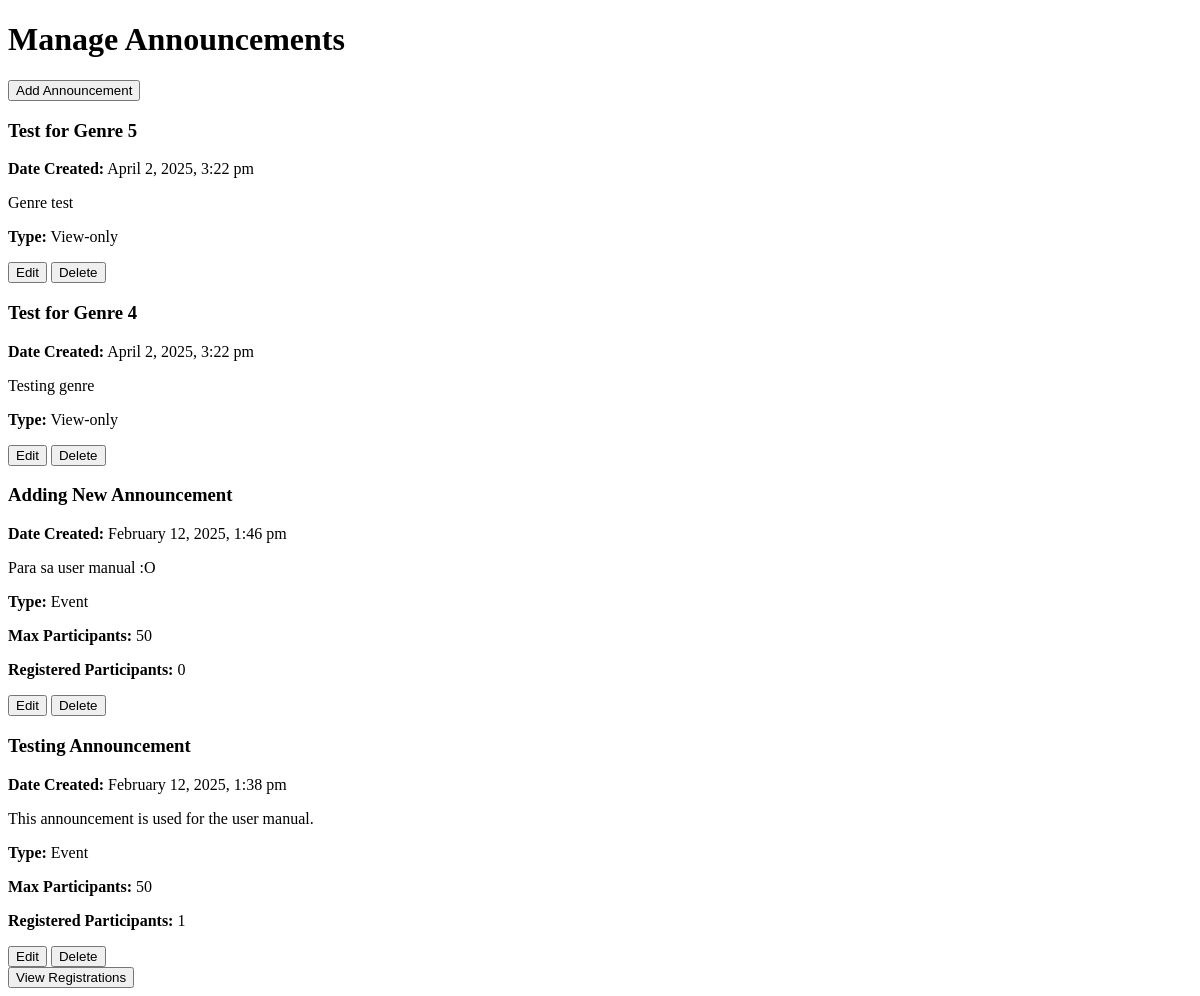
The app's page /admin.php (signed in), older data.
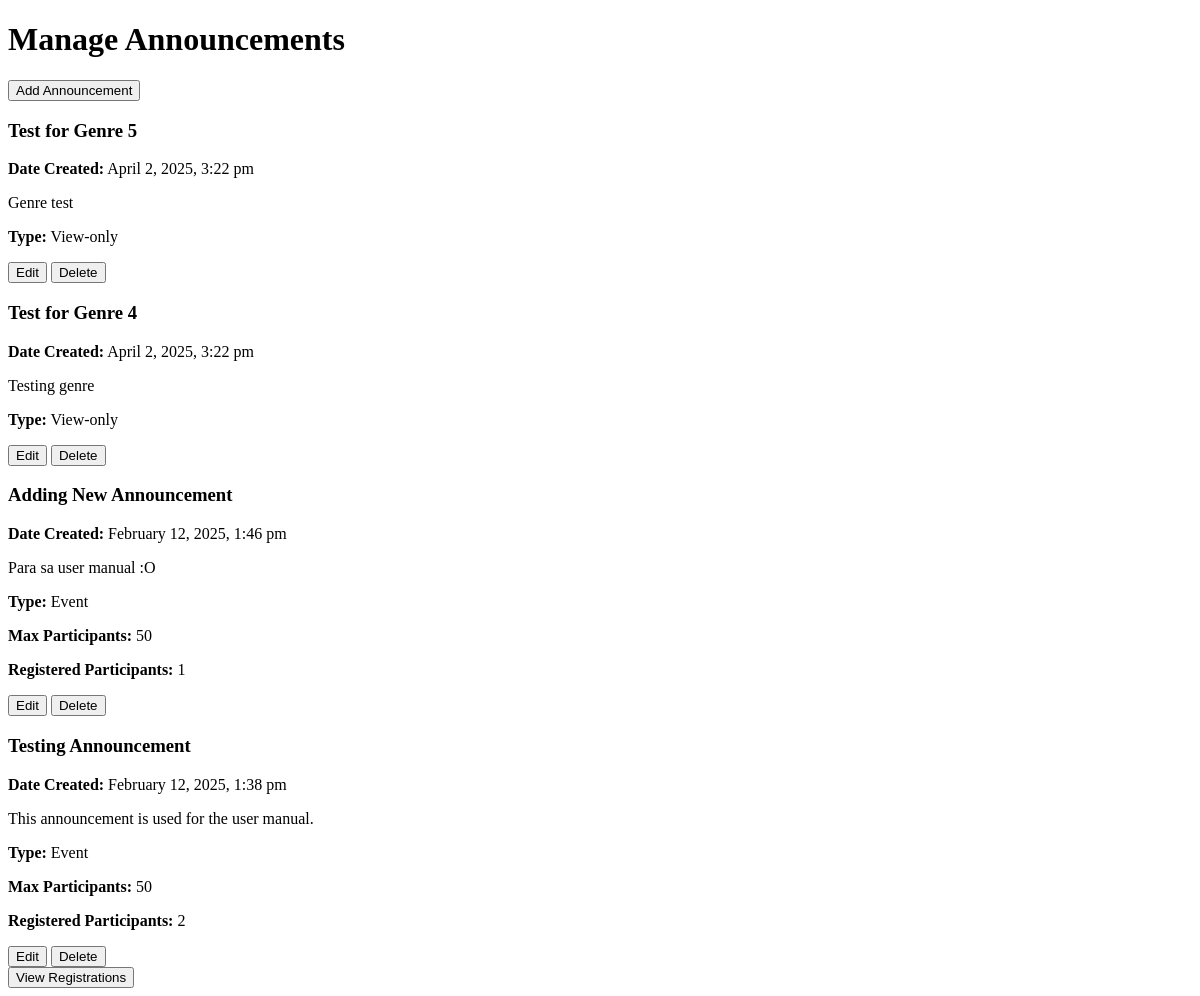
The same page, newer data.
### tables this page shows
CREATE TABLE `announcements` (
  `id` int(11) NOT NULL,
  `title` varchar(255) NOT NULL,
  `content` text NOT NULL,
  `type` enum('view-only','event') NOT NULL,
  `max_participants` int(11) DEFAULT NULL,
  `created_at` timestamp NOT NULL DEFAULT current_timestamp(),
  `registered_participants` int(11) DEFAULT 0,
  `image_path` varchar(255) DEFAULT NULL,
  `genre` varchar(255) NOT NULL
);

### admin.php (the view, shortened to what this page needs)
<?php
include 'db.php';
$sql = "SELECT * FROM announcements ORDER BY created_at DESC";
$result = $conn->query($sql);
?>
<!DOCTYPE html>
<html lang="en">
<head>
    <link rel="stylesheet" href="styles.css">
</head>
<body>
    <h1>Manage Announcements</h1>
    <button onclick="location.href='add_announcement.php'">Add Announcement</button>
    <div id="announcements">
    <?php while ($row = $result->fetch_assoc()): ?>
        <div class="announcement">
            <h3><?php echo htmlspecialchars($row['title']); ?></h3>
            <p><strong>Date Created:</strong> <?php echo date("F j, Y, g:i a", strtotime($row['created_at'])); ?></p>
            <p><?php echo nl2br(htmlspecialchars($row['content'])); ?></p>
            <p><strong>Type:</strong> <?php echo ucfirst($row['type']); ?></p>
            <?php if ($row['type'] === "event"): ?>
                <p><strong>Max Participants:</strong> <?php echo $row['max_participants']; ?></p>
                <p><strong>Registered Participants:</strong> <?php echo $row['registered_participants']; ?></p>
            <?php endif; ?>
            <button onclick="location.href='edit_announcement.php?id=<?php echo $row['id']; ?>'">Edit</button>
            <button onclick="deleteAnnouncement(<?php echo $row['id']; ?>)">Delete</button>
        </div>
    <?php endwhile; ?>
</div>
    <a href="view_registrations.php">
        <button>View Registrations</button>
    </a>
</body>
</html>

Row changes from the older to the newer data that the page shows:
changed announcements "Adding New Announcement": registered_participants "0" → "1"
changed announcements "Testing Announcement": registered_participants "1" → "2"
